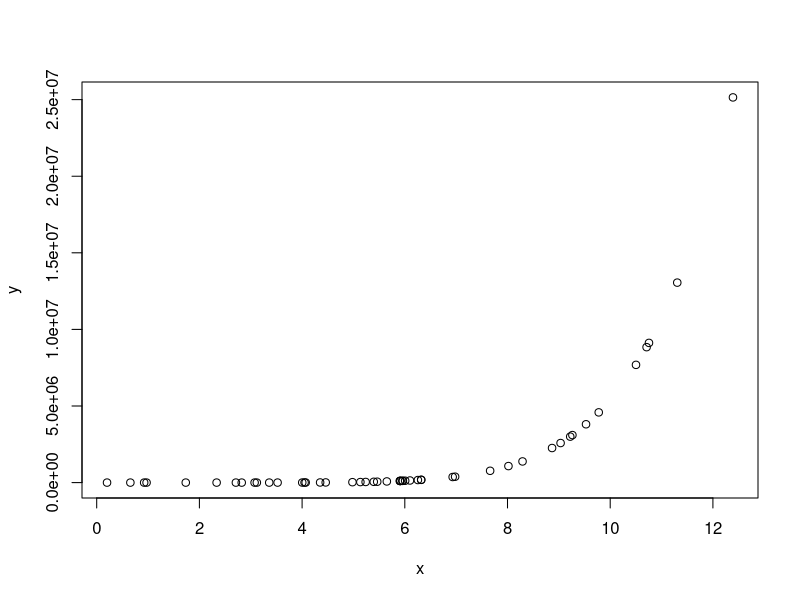

Reproduce this figure in R.
## ---- chunk 1
library(dplyr)
## ---- chunk 2
x <- rnorm(50, 6,3) 
y <- 10+ 2*x - 3 *x^3 -6*x^5 + 0.6 * x^7 + rnorm(50,10,8)

plot(x,y)
## ---- chunk 3
lm(y~x) %>%
    summary()


## ---- chunk 4
lm(y~x+I(x^2)+I(x^3)+I(x^4)+I(x^5)+I(x^6)+I(x^7)) %>%
    summary()
